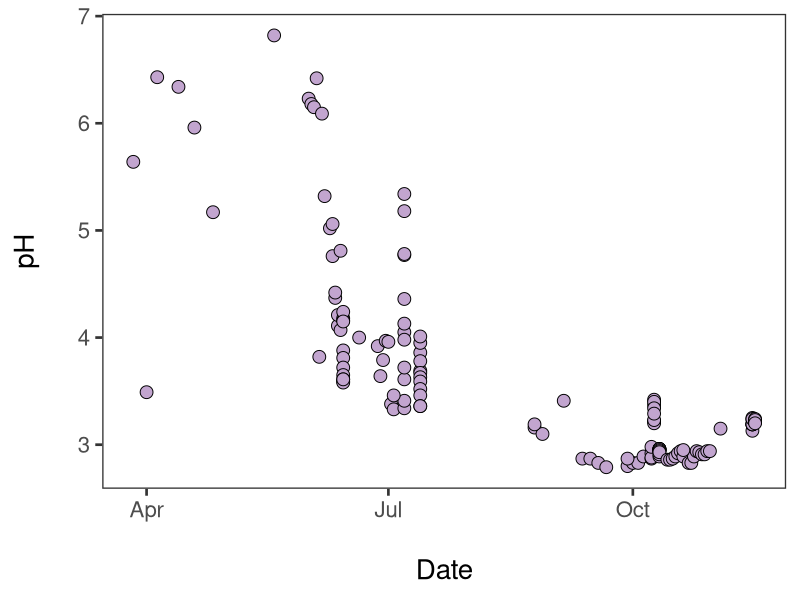
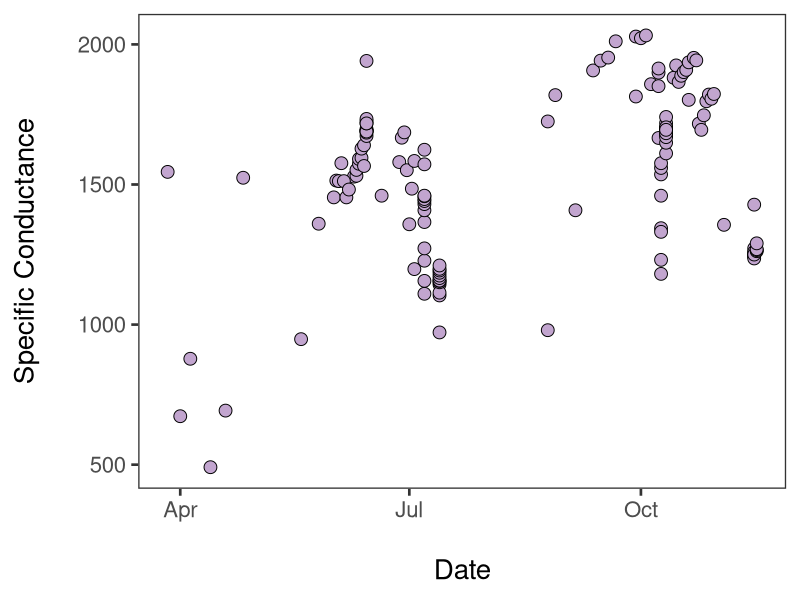
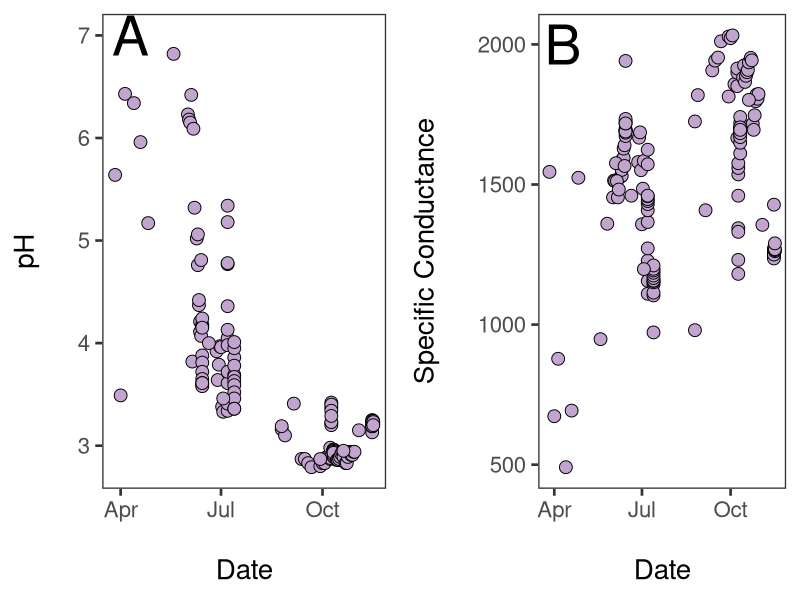
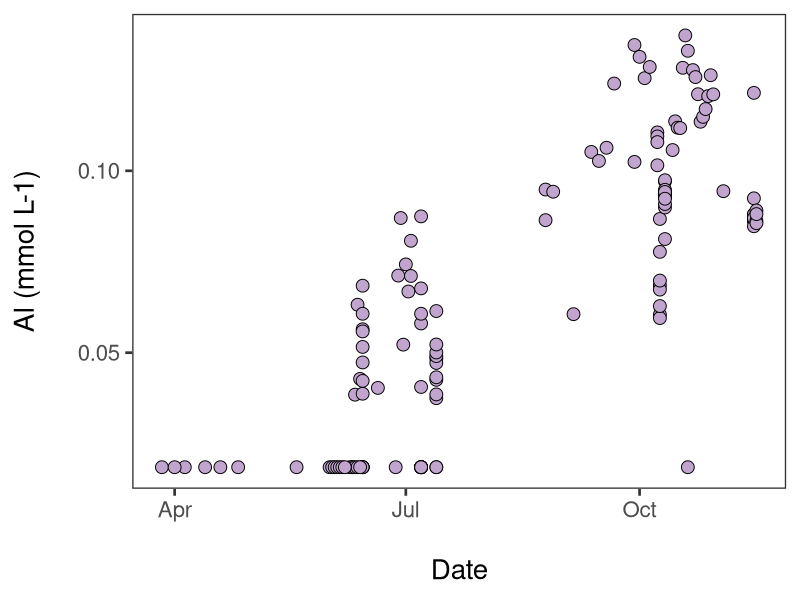
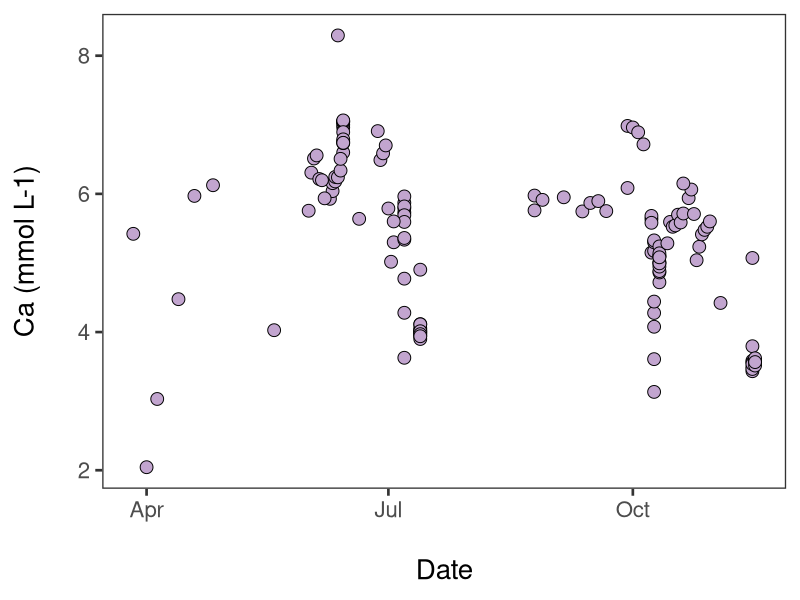
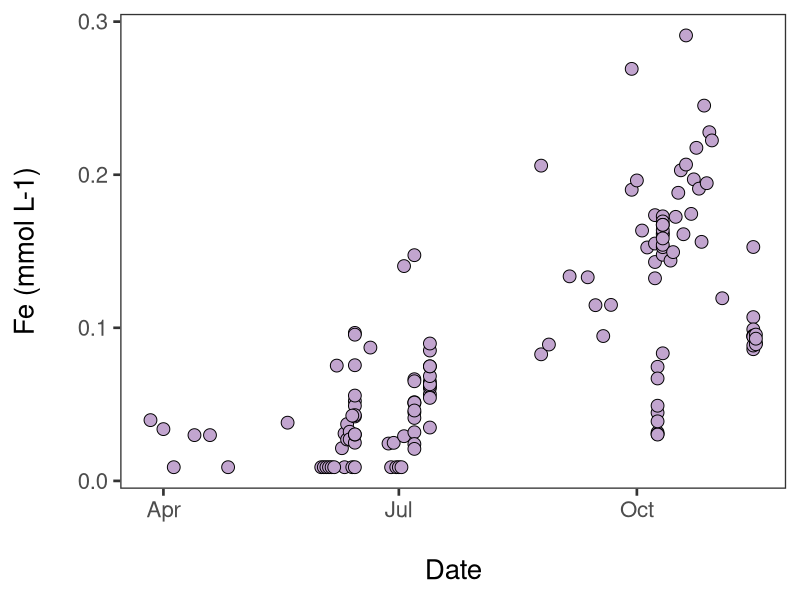
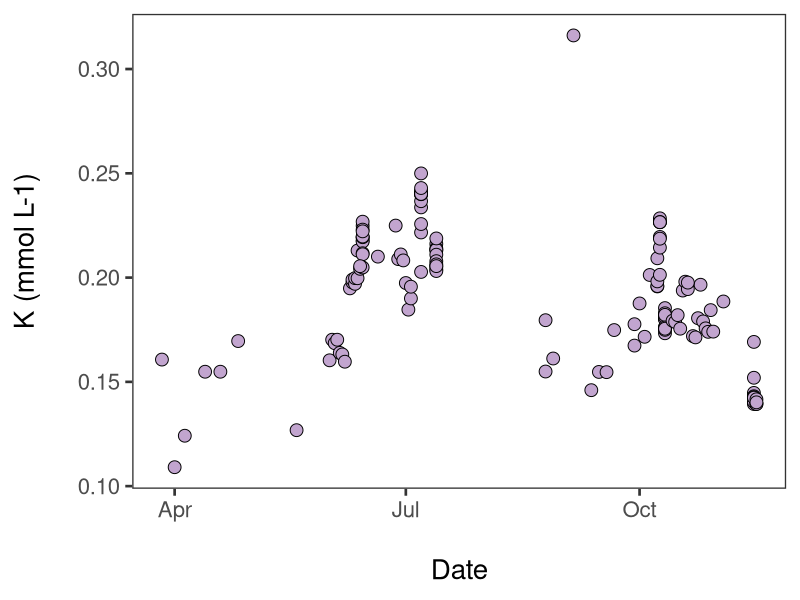
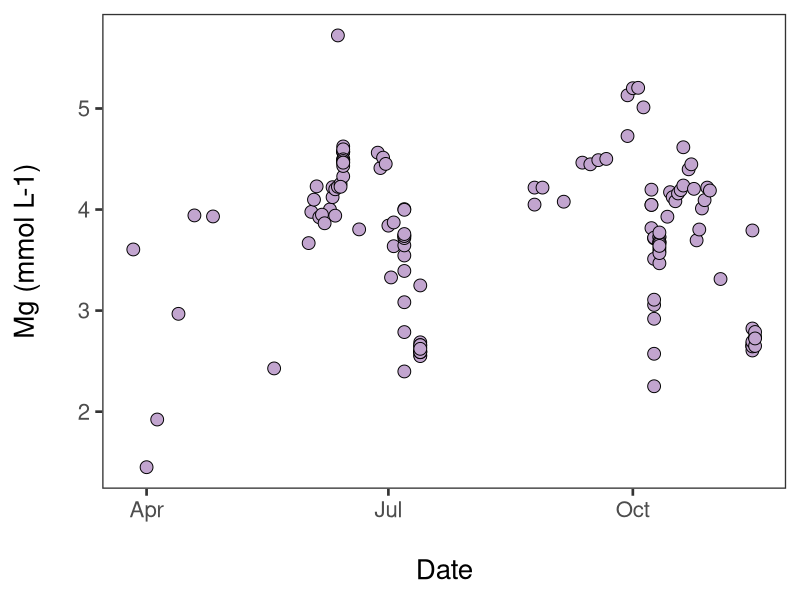

Here is the R script that generated these plots, in order: (Note: this script raises an error after producing the figures.)
#Call outlet data by date
Outchem<-read.csv(file="Outchemdate.csv",header=TRUE)
#Call Q 
Discharge<-read.csv(file="discharge.csv",header=TRUE)

#Transform mg/L to mmol/L

Outchem$Al_mmolL<-(Outchem$Al_mgL/26.982)
Outchem$Ca_mmolL<-(Outchem$Ca_mgL/40.08)
Outchem$Fe_mmolL<-(Outchem$Fe_mgL/55.845)
Outchem$K_mmolL<-(Outchem$K_mgL/39.099)
Outchem$Mg_mmolL<-(Outchem$Mg_mgL/24.305)
Outchem$Mn_mmolL<-(Outchem$Mn_mgL/54.938)
Outchem$Na_mmolL<-(Outchem$Na_mgL/22.99)
Outchem$SO42_mmolL<-(Outchem$SO42_mgL/96.06)
Outchem$Cl_mmolL<-(Outchem$Cl_mgL/35.453)

#Pulls out day of year to plot as x variable (makes scatter plot)
library(lubridate)
Outchem$newdate<-mdy(Outchem$Date)
Outchem$doy<-yday(Outchem$newdate)

#pH and EC std dev and std err
library(plyr)
outlet.summary<-ddply(Outchem, c("Site"), summarise,
                            pHmean = mean(pH, na.rm=TRUE), pHsd = sd(pH, na.rm=TRUE),
                            pHsem = sd(pH, na.rm=TRUE)/sqrt(length(pH)),
                            ECmean = mean(EC,na.rm=TRUE), ECsd = sd(EC,na.rm=TRUE),
                            ECsem = sd(EC,na.rm=TRUE)/sqrt(length(EC)),
                      Almean = mean(Al_mmolL,na.rm=TRUE), Alsd = sd(Al_mmolL,na.rm=TRUE),
                      Alsem = sd(Al_mmolL,na.rm=TRUE)/sqrt(length(Al_mmolL)),
                      Camean = mean(Ca_mmolL,na.rm=TRUE), Casd = sd(Ca_mmolL,na.rm=TRUE),
                      Casem = sd(Ca_mmolL,na.rm=TRUE)/sqrt(length(Ca_mmolL)),
                      Femean = mean(Fe_mmolL,na.rm=TRUE), Fesd = sd(Fe_mmolL,na.rm=TRUE),
                      Fesem = sd(Fe_mmolL,na.rm=TRUE)/sqrt(length(Fe_mmolL)),
                      Kmean = mean(K_mmolL,na.rm=TRUE), Ksd = sd(K_mmolL,na.rm=TRUE),
                      Ksem = sd(K_mmolL,na.rm=TRUE)/sqrt(length(K_mmolL)),
                      Mgmean = mean(Mg_mmolL,na.rm=TRUE), Mgsd = sd(Mg_mmolL,na.rm=TRUE),
                      Mgsem = sd(Mg_mmolL,na.rm=TRUE)/sqrt(length(Mg_mmolL)),
                      Mnmean = mean(Mn_mmolL,na.rm=TRUE), Mnsd = sd(Mn_mmolL,na.rm=TRUE),
                      Mnsem = sd(Mn_mmolL,na.rm=TRUE)/sqrt(length(Mn_mmolL)),
                      Namean = mean(Na_mmolL,na.rm=TRUE), Nasd = sd(Na_mmolL,na.rm=TRUE),
                      Nasem = sd(Na_mmolL,na.rm=TRUE)/sqrt(length(Na_mmolL)),
                      SO42mean = mean(SO42_mmolL,na.rm=TRUE), SO42sd = sd(SO42_mmolL,na.rm=TRUE),
                      SO42sem = sd(SO42_mmolL,na.rm=TRUE)/sqrt(length(SO42_mmolL)),
                      Clmean = mean(Cl_mmolL,na.rm=TRUE), Clsd = sd(Cl_mmolL,na.rm=TRUE),
                      Clsem = sd(Cl_mmolL,na.rm=TRUE)/sqrt(length(Cl_mmolL)))

#Plots outlet pH by date
library(ggplot2)
pal="#c2a5cf"
shape1=21
OutpH<-ggplot(Outchem, aes(newdate,pH))+
  geom_point(colour="black",size=4, fill=pal, pch=shape1)+
  theme_bw(base_size=20)+
  theme(panel.grid.major = element_blank(), panel.grid.minor = element_blank())+
  guides(fill=guide_legend(title=NULL))+
  xlab("\nDate")+
  ylab("pH\n")
#Call the graph
OutpH

#Plots outlet EC by date
library(ggplot2)
pal="#c2a5cf"
shape1=21
OutEC<-ggplot(Outchem, aes(newdate,EC))+
  geom_point(colour="black",size=4, fill=pal, pch=shape1)+
  theme_bw(base_size=20)+
  theme(panel.grid.major = element_blank(), panel.grid.minor = element_blank())+
  guides(fill=guide_legend(title=NULL))+
  xlab("\nDate")+
  ylab("Specific Conductance\n")
#Call the graph
OutEC

#Put outlet pH and EC plots in one figure
library(gridExtra)
library(lubridate)
startdate<-"2017-04-10"
xposition<-date(startdate)
OutpH.1<-OutpH+guides(fill=FALSE,shape=FALSE)+annotate("text",x=xposition,y=7,label="A",size=14)
OutEC.1<-OutEC+annotate("text",x=xposition,y=2000,label="B",size=14)
grid.arrange(arrangeGrob(OutpH.1,OutEC.1, ncol=2, widths=c(1,1)))

#Save to PDF
pdf("OutECpH.pdf",height=6,width=8)
grid.arrange(arrangeGrob(OutpH.1,OutEC.1, ncol=2, widths=c(1,1)))
dev.off()

#Plots outlet Al by date
library(ggplot2)
pal="#c2a5cf"
shape1=21
OutAl<-ggplot(Outchem, aes(newdate,Al_mmolL))+
  geom_point(colour="black",size=4, fill=pal, pch=shape1)+
  theme_bw(base_size=20)+
  theme(panel.grid.major = element_blank(), panel.grid.minor = element_blank())+
  guides(fill=guide_legend(title=NULL))+
  xlab("\nDate")+
  ylab("Al (mmol L-1)\n")
#Call the graph
OutAl

#Plots outlet Ca by date
library(ggplot2)
pal="#c2a5cf"
shape1=21
OutCa<-ggplot(Outchem, aes(newdate,Ca_mmolL))+
  geom_point(colour="black",size=4, fill=pal, pch=shape1)+
  theme_bw(base_size=20)+
  theme(panel.grid.major = element_blank(), panel.grid.minor = element_blank())+
  guides(fill=guide_legend(title=NULL))+
  xlab("\nDate")+
  ylab("Ca (mmol L-1)\n")
#Call the graph
OutCa

#Plots outlet Fe by date
library(ggplot2)
pal="#c2a5cf"
shape1=21
OutFe<-ggplot(Outchem, aes(newdate,Fe_mmolL))+
  geom_point(colour="black",size=4, fill=pal, pch=shape1)+
  theme_bw(base_size=20)+
  theme(panel.grid.major = element_blank(), panel.grid.minor = element_blank())+
  guides(fill=guide_legend(title=NULL))+
  xlab("\nDate")+
  ylab("Fe (mmol L-1)\n")
#Call the graph
OutFe

#Plots outlet K by date
library(ggplot2)
pal="#c2a5cf"
shape1=21
OutK<-ggplot(Outchem, aes(newdate,K_mmolL))+
  geom_point(colour="black",size=4, fill=pal, pch=shape1)+
  theme_bw(base_size=20)+
  theme(panel.grid.major = element_blank(), panel.grid.minor = element_blank())+
  guides(fill=guide_legend(title=NULL))+
  xlab("\nDate")+
  ylab("K (mmol L-1)\n")
#Call the graph
OutK

#Plots outlet Mg by date
library(ggplot2)
pal="#c2a5cf"
shape1=21
OutMg<-ggplot(Outchem, aes(newdate,Mg_mmolL))+
  geom_point(colour="black",size=4, fill=pal, pch=shape1)+
  theme_bw(base_size=20)+
  theme(panel.grid.major = element_blank(), panel.grid.minor = element_blank())+
  guides(fill=guide_legend(title=NULL))+
  xlab("\nDate")+
  ylab("Mg (mmol L-1)\n")
#Call the graph
OutMg

#Plots outlet Mn by date
library(ggplot2)
pal="#c2a5cf"
shape1=21
OutMn<-ggplot(Outchem, aes(newdate,Mn_mmolL))+
  geom_point(colour="black",size=4, fill=pal, pch=shape1)+
  theme_bw(base_size=20)+
  theme(panel.grid.major = element_blank(), panel.grid.minor = element_blank())+
  guides(fill=guide_legend(title=NULL))+
  xlab("\nDate")+
  ylab("Mn (mmol L-1)\n")
#Call the graph
OutMn

#Plots outlet Na by date
library(ggplot2)
pal="#c2a5cf"
shape1=21
OutNa<-ggplot(Outchem, aes(newdate,Na_mmolL))+
  geom_point(colour="black",size=4, fill=pal, pch=shape1)+
  theme_bw(base_size=20)+
  theme(panel.grid.major = element_blank(), panel.grid.minor = element_blank())+
  guides(fill=guide_legend(title=NULL))+
  xlab("\nDate")+
  ylab("Na (mmol L-1)\n")
#Call the graph
OutNa

#Plots outlet SO42- by date
library(ggplot2)
pal="#c2a5cf"
shape1=21
OutSO42<-ggplot(Outchem, aes(newdate,SO42_mmolL))+
  geom_point(colour="black",size=4, fill=pal, pch=shape1)+
  theme_bw(base_size=20)+
  theme(panel.grid.major = element_blank(), panel.grid.minor = element_blank())+
  guides(fill=guide_legend(title=NULL))+
  xlab("\nDate")+
  ylab("SO42- (mmol L-1)\n")
#Call the graph
OutSO42

#Plots outlet Cl by date
library(ggplot2)
pal="#c2a5cf"
shape1=21
OutCl<-ggplot(Outchem, aes(newdate,Cl_mmolL))+
  geom_point(colour="black",size=4, fill=pal, pch=shape1)+
  theme_bw(base_size=20)+
  theme(panel.grid.major = element_blank(), panel.grid.minor = element_blank())+
  guides(fill=guide_legend(title=NULL))+
  xlab("\nDate")+
  ylab("Cl (mmol L-1)\n")
#Call the graph
OutCl

#Put all outlet plots in one figure
library(gridExtra)
library(lubridate)
startdate<-"2017-04-10"
xposition<-date(startdate)
OutCa.1<-OutCa+guides(fill=FALSE,shape=FALSE)+annotate("text",x=xposition,y=6,label="C",size=14)
OutFe.1<-OutFe+guides(fill=FALSE,shape=FALSE)+annotate("text",x=xposition,y=6.8,label="A",size=14)
OutK.1<-OutK+guides(fill=FALSE,shape=FALSE)+annotate("text",x=xposition,y=0.6,label="E",size=14)
OutMg.1<-OutMg+guides(fill=FALSE,shape=FALSE)+annotate("text",x=xposition,y=4,label="D",size=14)
OutMn.1<-OutMn+guides(fill=FALSE,shape=FALSE)+annotate("text",x=xposition.1,y=0.8,label="B",size=14)
OutNa.1<-OutNa+guides(fill=FALSE,shape=FALSE)+annotate("text",x=xposition.1,y=0.8,label="F",size=14)
OutAl.1<-OutAl+guides(fill=FALSE,shape=FALSE)+annotate("text",x=xposition.1,y=0.8,label="F",size=14)
OutSO42.1<-OutSO42+guides(fill=FALSE,shape=FALSE)+annotate("text",x=xposition,y=14,label="G",size=12.5)
grid.arrange(arrangeGrob(OutFe.1,OutMn.1,OutCa.1,OutMg.1,OutK.1,OutNa.1,OutAl.1,OutSO42.1, ncol=2, widths=c(1,1)))

#Save to PDF
pdf("Outionbydate.pdf",height=20,width=20)
grid.arrange(arrangeGrob(OutFe.1,OutMn.1,OutCa.1,OutMg.1,OutK.1,OutNa.1,OutAl.1,OutSO42.1, ncol=2, widths=c(1,1)))
dev.off()

# Plot outlet pH and Fe by date
library(ggplot2)
yscale<-0.05

Out_pHFe_date<-ggplot(Outchem,aes(x=newdate))+
  geom_point(aes(y=pH),fill="purple",colour="black",pch=21,size=4)+
  geom_point(aes(y=Fe_mmolL/yscale,fill="orange"),colour="black",pch=21,size=4)+
  scale_y_continuous(sec.axis=sec_axis(~.*yscale,name="Concentration"))+
  scale_fill_manual(guide="legend",name="ions",
                    values=c("orange"),labels=c("Fe"))+
  labs(y="pH",
       x="Date")+
  theme_bw()+
  theme(panel.grid.major = element_blank(), panel.grid.minor = element_blank())

Out_pHFe_date
#Save to PDF
pdf("Out_pHFe_date.pdf",height=6,width=8)
Out_pHFe_date
dev.off()

#plot Q by Date
library(lubridate)
Discharge$newdate<-mdy_hm(Discharge$date_and_time)
Discharge$doy<-yday(Discharge$newdate)
library(ggplot2)
OutQ<-ggplot(Discharge,aes(x=newdate))+
  geom_point(aes(y=Q_m3s),colour="blue",size=1.2)+
  theme_bw(base_size=20)+
  theme(panel.grid.major = element_blank(), panel.grid.minor = element_blank())+
  guides(fill=guide_legend(title=NULL),shape=guide_legend(title=NULL))+
  xlab("\nDate")+
  ylab("Q ("~m^3~" "~s^-1~")")
#Call the graph
OutQ

#Save to PDF
pdf("OutQ.pdf",height=6,width=8)
OutQ
dev.off()
